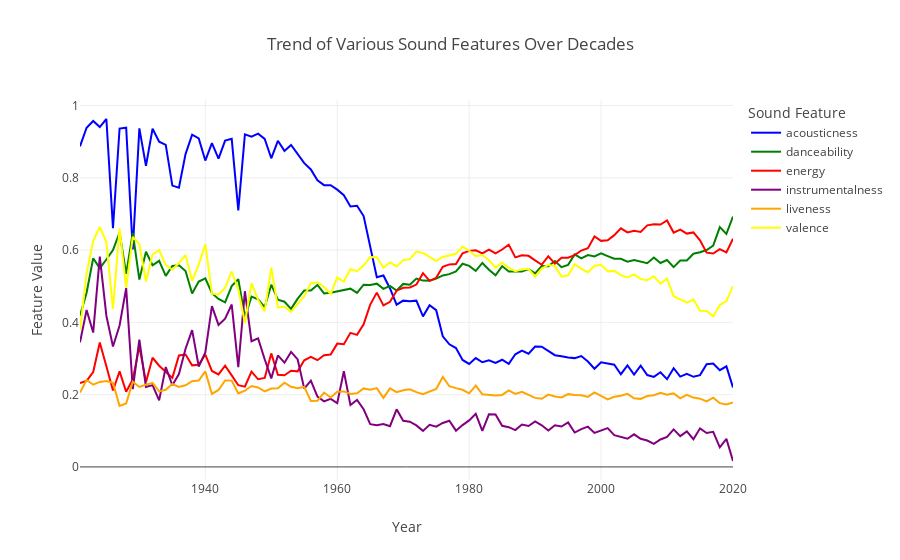

This figure's notebook cell:
### Code cell
# 2.Plot the trends of various sound features (acousticness, danceability, energy, instrumentalness, liveness, valence) 
# over decades using a line plot:

df_year= pd.read_csv('data_by_year.csv')
sound_features = ['acousticness', 'danceability', 'energy', 'instrumentalness', 'liveness', 'valence']

# Color map for each sound feature
color_map = {
    'acousticness': 'blue',
    'danceability': 'green',
    'energy': 'red',
    'instrumentalness': 'purple',
    'liveness': 'orange',
    'valence': 'yellow'
}


df_long = df_year.melt(id_vars=['year'], value_vars=sound_features, 
                       var_name='feature', value_name='value')

fig = px.line(df_long, x='year', y='value', color='feature',
              title='Trend of Various Sound Features Over Decades',
              labels={'value': 'Feature Value', 'year': 'Year', 'feature': 'Sound Feature'},
              color_discrete_map=color_map)

fig.show()

# Comment : 
# the sound features over decades have known a various changes: 
# the acousticness ans instrumentalness had decrease significantly
# the energy has increase gradually increase 
# danceability, valence and liveness was stable
